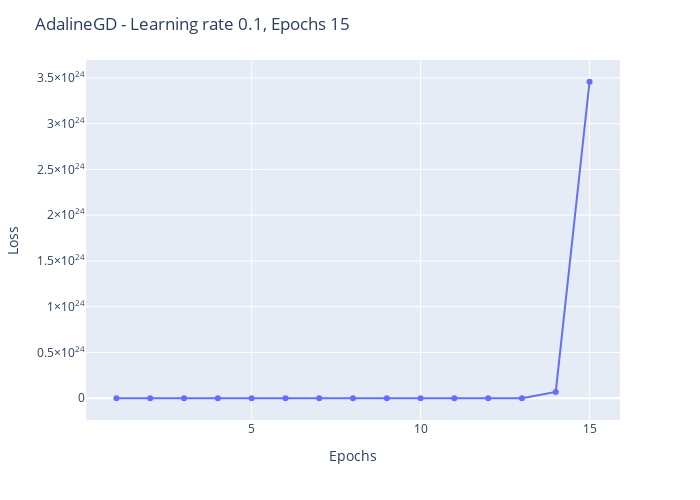
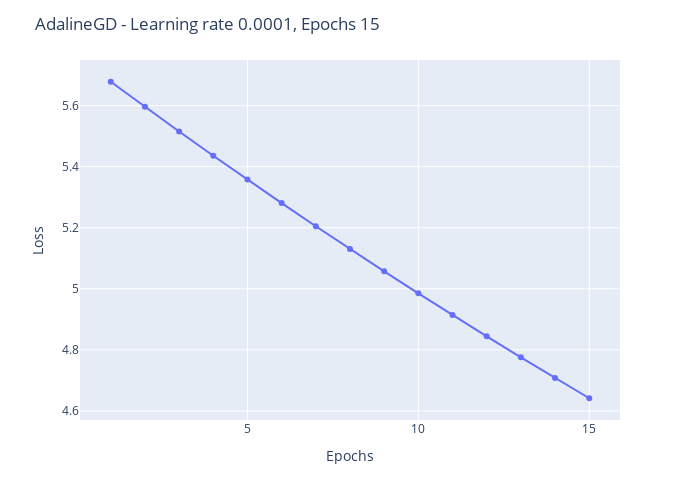

The notebook cell these images were saved under, in order:
### Markdown cell above
### テスト

### Code cell
adaline1: AdalineGD[Literal[100], Literal[2]] = AdalineGD(learning_rate=0.1, n_epochs=15).fit(X, y)
plot_classifier_loss(adaline1)
adaline2: AdalineGD[Literal[100], Literal[2]] = AdalineGD(learning_rate=0.0001, n_epochs=15).fit(X, y)
plot_classifier_loss(adaline2)

### Figure 1 — Plotly figure (JSON) as saved in the notebook; plotly's stock layout.template omitted (floating-point values rounded to 4 significant figures)
{"data": [{"hovertemplate": "Epochs=%{x}<br>Loss=%{y}<extra></extra>", "legendgroup": "", "line": {"color": "#636efa", "dash": "solid"}, "marker": {"symbol": "circle"}, "mode": "lines+markers", "name": "", "orientation": "v", "showlegend": false, "type": "scatter", "x": [1, 2, 3, 4, 5, 6, 7, 8, 9, 10, 11, 12, 13, 14, 15], "xaxis": "x", "y": [5.678, 256.1, 12890.0, 649400.0, 32728360, 1649375616, 83121807360, 4188998991872, 211108463902720, 10639005506863104, 536162414194851840, 27020399296548700000, 1.362e+21, 6.862e+22, 3.458e+24], "yaxis": "y"}], "layout": {"height": 500, "legend": {"tracegroupgap": 0}, "margin": {"t": 60}, "title": {"text": "AdalineGD - Learning rate 0.1, Epochs 15"}, "width": 700, "xaxis": {"anchor": "y", "domain": [0, 1], "title": {"text": "Epochs"}}, "yaxis": {"anchor": "x", "domain": [0, 1], "title": {"text": "Loss"}}}}

### Figure 2 — Plotly figure (JSON) as saved in the notebook; plotly's stock layout.template omitted (floating-point values rounded to 4 significant figures)
{"data": [{"hovertemplate": "Epochs=%{x}<br>Loss=%{y}<extra></extra>", "legendgroup": "", "line": {"color": "#636efa", "dash": "solid"}, "marker": {"symbol": "circle"}, "mode": "lines+markers", "name": "", "orientation": "v", "showlegend": false, "type": "scatter", "x": [1, 2, 3, 4, 5, 6, 7, 8, 9, 10, 11, 12, 13, 14, 15], "xaxis": "x", "y": [5.678, 5.596, 5.515, 5.436, 5.358, 5.281, 5.205, 5.131, 5.057, 4.985, 4.914, 4.844, 4.776, 4.708, 4.641], "yaxis": "y"}], "layout": {"height": 500, "legend": {"tracegroupgap": 0}, "margin": {"t": 60}, "title": {"text": "AdalineGD - Learning rate 0.0001, Epochs 15"}, "width": 700, "xaxis": {"anchor": "y", "domain": [0, 1], "title": {"text": "Epochs"}}, "yaxis": {"anchor": "x", "domain": [0, 1], "title": {"text": "Loss"}}}}
